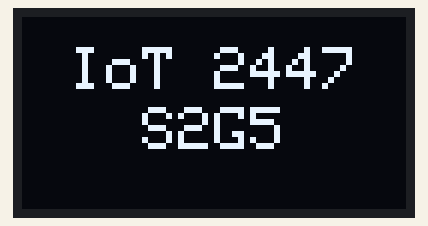
A sketch run on a simulated Arduino Uno, built with avr-gcc and run on an emulated ATmega328P. On the bench: 128×64 one-colour display.

Above: at 0.1 s.
At 1.1 s:
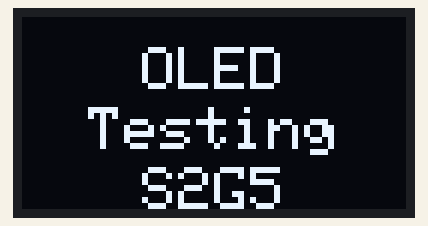

Measured:
- what the display in image 1 shows lasts 1.0 s, from 1.1 s to 2.1 s

The sketch:

IoT_Lab1_1-OLED-Panel-128x64-I2C.ino
```cpp
#include <SPI.h>
#include <Wire.h>
#include <Adafruit_GFX.h>
#include <Adafruit_SSD1306.h>

// Define display size and I2C address
#define SCREEN_WIDTH 128
#define SCREEN_HEIGHT 64
#define SCREEN_ADDRESS 0x3C

// Create an SSD1306 display object
Adafruit_SSD1306 display(SCREEN_WIDTH, SCREEN_HEIGHT, &Wire);

int x;
// Function to center text horizontally
int16_t getCenteredX(const char* text, int textSize) {
  int16_t x1, y1;
  uint16_t w, h;

  // Get text dimensions
  display.getTextBounds(text, 0, 0, &x1, &y1, &w, &h);

  // Calculate centered X position
  return (SCREEN_WIDTH - w) / 2;
}

void setup() {

  // Start serial communication
  Serial.begin(9600);

  // Initialize the display
  if (!display.begin(SSD1306_SWITCHCAPVCC, SCREEN_ADDRESS)) {
    Serial.println(F("SSD1306 allocation failed"));
    for (;;);  // Stop if display initialization fails
  }

  // Set text properties
  display.setTextSize(2);  // Normal 1:1 scale
  display.setTextColor(SSD1306_WHITE); // White text color
}

void loop() {

  display.clearDisplay(); // Clear the display buffer

  // Center and print first line
  x = getCenteredX("IoT 2447", 1);  // Calculate X for the first line
  display.setCursor(x, 10);             // Y = 10 for first line
  display.println(F("IoT 2447"));

  x = getCenteredX("S2G5", 1);  // Calculate X for the first line
  display.setCursor(x, 30);                  // Y = 30 for second line
  display.println(F("S2G5"));

  // Show the content on the display
  display.display();

  delay(1000);  // Hold the message for 1 second

  display.clearDisplay(); // Clear the display buffer

  // Center and print first line
  x = getCenteredX("OLED", 1);  // Calculate X for the first line
  display.setCursor(x, 10);             // Y = 10 for first line
  display.println(F("OLED"));

  x = getCenteredX("Testing", 1);  // Calculate X for the first line
  display.setCursor(x, 30);             // Y = 30 for second line
  display.println(F("Testing"));

  x = getCenteredX("S2G5", 1);  // Calculate X for the first line
  display.setCursor(x, 50);             // Y = 50 for third line
  display.println(F("S2G5"));

  // Show the content on the display
  display.display();

  delay(1000);  // Hold the message for 1 second

}
```
